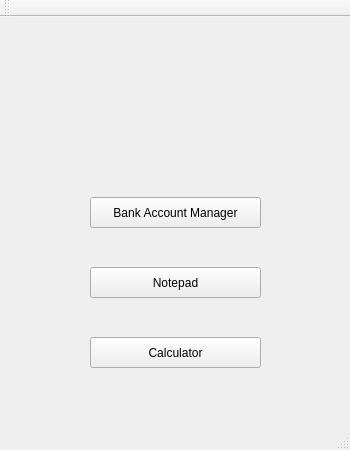
<?xml version="1.0" encoding="UTF-8"?>
<ui version="4.0">
 <class>Principal</class>
 <widget class="QMainWindow" name="Principal">
  <property name="geometry">
   <rect>
    <x>0</x>
    <y>0</y>
    <width>350</width>
    <height>450</height>
   </rect>
  </property>
  <property name="windowTitle">
   <string>Principal</string>
  </property>
  <widget class="QWidget" name="centralWidget">
   <widget class="QPushButton" name="BankButton">
    <property name="geometry">
     <rect>
      <x>90</x>
      <y>180</y>
      <width>171</width>
      <height>31</height>
     </rect>
    </property>
    <property name="text">
     <string>Bank Account Manager</string>
    </property>
   </widget>
   <widget class="QPushButton" name="NotepadButton">
    <property name="geometry">
     <rect>
      <x>90</x>
      <y>250</y>
      <width>171</width>
      <height>31</height>
     </rect>
    </property>
    <property name="text">
     <string>Notepad</string>
    </property>
   </widget>
   <widget class="QPushButton" name="CalcButton">
    <property name="geometry">
     <rect>
      <x>90</x>
      <y>320</y>
      <width>171</width>
      <height>31</height>
     </rect>
    </property>
    <property name="text">
     <string>Calculator</string>
    </property>
   </widget>
   <widget class="QLabel" name="label">
    <property name="geometry">
     <rect>
      <x>70</x>
      <y>20</y>
      <width>211</width>
      <height>141</height>
     </rect>
    </property>
    <property name="text">
     <string/>
    </property>
    <property name="pixmap">
     <pixmap resource="assets.qrc">:/others/logo.png</pixmap>
    </property>
   </widget>
  </widget>
  <widget class="QMenuBar" name="menuBar">
   <property name="geometry">
    <rect>
     <x>0</x>
     <y>0</y>
     <width>350</width>
     <height>22</height>
    </rect>
   </property>
  </widget>
  <widget class="QToolBar" name="mainToolBar">
   <attribute name="toolBarArea">
    <enum>TopToolBarArea</enum>
   </attribute>
   <attribute name="toolBarBreak">
    <bool>false</bool>
   </attribute>
  </widget>
  <widget class="QStatusBar" name="statusBar"/>
 </widget>
 <layoutdefault spacing="6" margin="11"/>
 <resources>
  <include location="assets.qrc"/>
 </resources>
 <connections/>
</ui>
